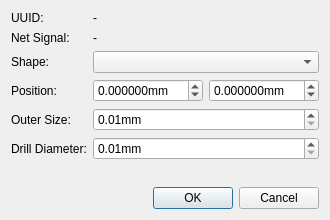
<?xml version="1.0" encoding="UTF-8"?>
<ui version="4.0">
 <class>librepcb::project::editor::BoardViaPropertiesDialog</class>
 <widget class="QDialog" name="librepcb::project::editor::BoardViaPropertiesDialog">
  <property name="geometry">
   <rect>
    <x>0</x>
    <y>0</y>
    <width>330</width>
    <height>220</height>
   </rect>
  </property>
  <property name="windowTitle">
   <string>Via Properties</string>
  </property>
  <layout class="QVBoxLayout" name="verticalLayout">
   <item>
    <layout class="QFormLayout" name="formLayout">
     <item row="0" column="0">
      <widget class="QLabel" name="label_7">
       <property name="text">
        <string>UUID:</string>
       </property>
      </widget>
     </item>
     <item row="0" column="1">
      <widget class="QLabel" name="lblUuid">
       <property name="text">
        <string>-</string>
       </property>
       <property name="textInteractionFlags">
        <set>Qt::LinksAccessibleByMouse|Qt::TextSelectableByKeyboard|Qt::TextSelectableByMouse</set>
       </property>
      </widget>
     </item>
     <item row="1" column="0">
      <widget class="QLabel" name="label_4">
       <property name="text">
        <string>Net Signal:</string>
       </property>
      </widget>
     </item>
     <item row="1" column="1">
      <widget class="QLabel" name="lblNetSignal">
       <property name="text">
        <string>-</string>
       </property>
      </widget>
     </item>
     <item row="2" column="0">
      <widget class="QLabel" name="label">
       <property name="text">
        <string>Shape:</string>
       </property>
      </widget>
     </item>
     <item row="2" column="1">
      <widget class="QComboBox" name="cbxShape"/>
     </item>
     <item row="3" column="0">
      <widget class="QLabel" name="label_5">
       <property name="text">
        <string>Position:</string>
       </property>
      </widget>
     </item>
     <item row="3" column="1">
      <layout class="QHBoxLayout" name="horizontalLayout">
       <item>
        <widget class="QDoubleSpinBox" name="spbxPosX">
         <property name="sizePolicy">
          <sizepolicy hsizetype="Preferred" vsizetype="Fixed">
           <horstretch>0</horstretch>
           <verstretch>0</verstretch>
          </sizepolicy>
         </property>
         <property name="maximumSize">
          <size>
           <width>16777215</width>
           <height>16777215</height>
          </size>
         </property>
         <property name="buttonSymbols">
          <enum>QAbstractSpinBox::UpDownArrows</enum>
         </property>
         <property name="suffix">
          <string>mm</string>
         </property>
         <property name="decimals">
          <number>6</number>
         </property>
         <property name="minimum">
          <double>-2000.000000000000000</double>
         </property>
         <property name="maximum">
          <double>2000.000000000000000</double>
         </property>
         <property name="singleStep">
          <double>2.540000000000000</double>
         </property>
        </widget>
       </item>
       <item>
        <widget class="QDoubleSpinBox" name="spbxPosY">
         <property name="sizePolicy">
          <sizepolicy hsizetype="Preferred" vsizetype="Fixed">
           <horstretch>0</horstretch>
           <verstretch>0</verstretch>
          </sizepolicy>
         </property>
         <property name="maximumSize">
          <size>
           <width>16777215</width>
           <height>16777215</height>
          </size>
         </property>
         <property name="buttonSymbols">
          <enum>QAbstractSpinBox::UpDownArrows</enum>
         </property>
         <property name="suffix">
          <string>mm</string>
         </property>
         <property name="decimals">
          <number>6</number>
         </property>
         <property name="minimum">
          <double>-2000.000000000000000</double>
         </property>
         <property name="maximum">
          <double>2000.000000000000000</double>
         </property>
         <property name="singleStep">
          <double>2.540000000000000</double>
         </property>
        </widget>
       </item>
      </layout>
     </item>
     <item row="4" column="0">
      <widget class="QLabel" name="label_2">
       <property name="text">
        <string>Outer Size:</string>
       </property>
      </widget>
     </item>
     <item row="4" column="1">
      <widget class="QDoubleSpinBox" name="spbxSize">
       <property name="suffix">
        <string>mm</string>
       </property>
       <property name="minimum">
        <double>0.010000000000000</double>
       </property>
       <property name="singleStep">
        <double>0.100000000000000</double>
       </property>
      </widget>
     </item>
     <item row="5" column="0">
      <widget class="QLabel" name="label_3">
       <property name="text">
        <string>Drill Diameter:</string>
       </property>
      </widget>
     </item>
     <item row="5" column="1">
      <widget class="QDoubleSpinBox" name="spbxDrillDiameter">
       <property name="suffix">
        <string>mm</string>
       </property>
       <property name="minimum">
        <double>0.010000000000000</double>
       </property>
       <property name="singleStep">
        <double>0.100000000000000</double>
       </property>
      </widget>
     </item>
    </layout>
   </item>
   <item>
    <widget class="QDialogButtonBox" name="buttonBox">
     <property name="orientation">
      <enum>Qt::Horizontal</enum>
     </property>
     <property name="standardButtons">
      <set>QDialogButtonBox::Cancel|QDialogButtonBox::Ok</set>
     </property>
    </widget>
   </item>
  </layout>
 </widget>
 <resources/>
 <connections>
  <connection>
   <sender>buttonBox</sender>
   <signal>accepted()</signal>
   <receiver>librepcb::project::editor::BoardViaPropertiesDialog</receiver>
   <slot>accept()</slot>
   <hints>
    <hint type="sourcelabel">
     <x>248</x>
     <y>254</y>
    </hint>
    <hint type="destinationlabel">
     <x>157</x>
     <y>274</y>
    </hint>
   </hints>
  </connection>
  <connection>
   <sender>buttonBox</sender>
   <signal>rejected()</signal>
   <receiver>librepcb::project::editor::BoardViaPropertiesDialog</receiver>
   <slot>reject()</slot>
   <hints>
    <hint type="sourcelabel">
     <x>316</x>
     <y>260</y>
    </hint>
    <hint type="destinationlabel">
     <x>286</x>
     <y>274</y>
    </hint>
   </hints>
  </connection>
 </connections>
</ui>
